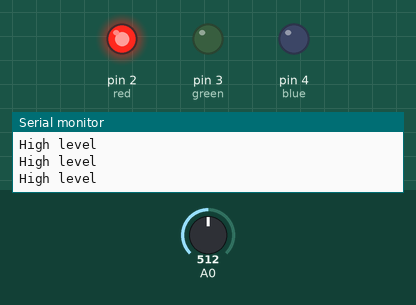
A sketch run on a simulated Arduino Uno, built with avr-gcc and run on an emulated ATmega328P. On the bench: output pins drawn as LEDs (lit = HIGH), the last lines printed to the serial monitor. The inputs (shaded band) are chosen by the test bench; at power-on: A0 = 512.

Above: at 1.2 s.
1.3 s: A0 set to 482
At 2.2 s:
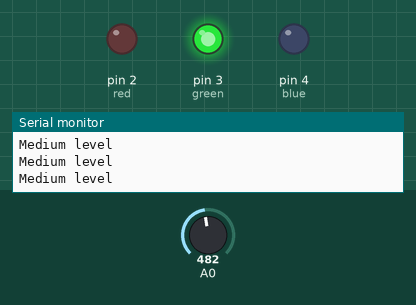
2.8 s: A0 set to 308
5.8 s: A0 set to 287
At 6.6 s:
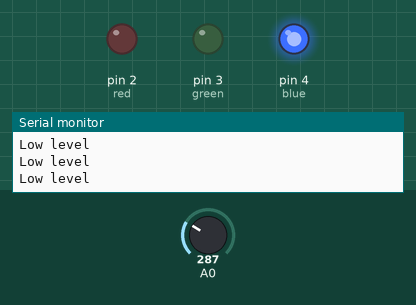
7.3 s: A0 set to 306
At 7.9 s:
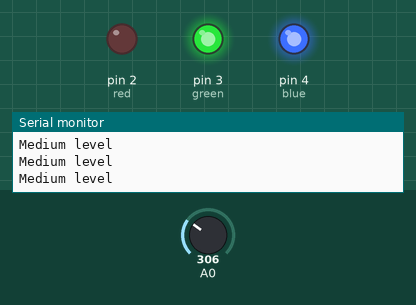
8.8 s: A0 set to 290
At 9.1 s:
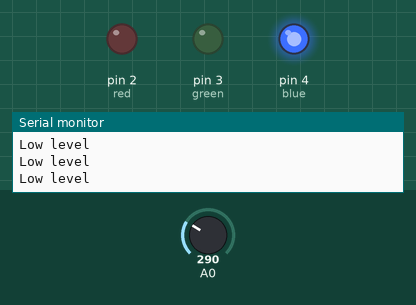
Timing chart, 0 to 11.3 s (numbered marks = the images above; inputs shaded):
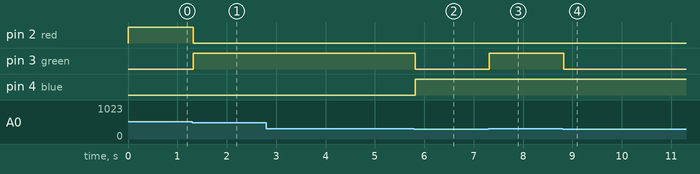

Measured:
- the behaviour switches between 501 and 500 on A0 (found by bisection; images 0 and 1)
- the behaviour switches between 301 and 300 on A0 (found by bisection; images 1 and 2)
- after the input at 1.3 s, pin 2 (red): HIGH → LOW at once; pin 3 (green): LOW → HIGH at once
- after the input at 5.8 s, pin 3 (green): HIGH → LOW at once; pin 4 (blue): LOW → HIGH at once
- after the input at 7.3 s, pin 3 (green): LOW → HIGH at once
- after the input at 8.8 s, pin 3 (green): HIGH → LOW at once

The sketch:

WaterLevelSensor.ino
```cpp
int red=2;
int green=3;
int blue=4;

void setup () {
  pinMode (red,OUTPUT);
  pinMode (green,OUTPUT);
  pinMode (blue,OUTPUT);
  Serial.begin (9600);}

void loop() {
  int value = analogRead(A0);

  if (value > 500) {
    Serial.println("High level");
    digitalWrite (red,HIGH);
    digitalWrite(green,LOW);
    digitalWrite(blue,LOW);}
  else if ((value > 300) && (value <= 500)) {
    Serial.println("Medium level");
    digitalWrite (green,HIGH);
    digitalWrite (red,LOW);
    }
  else{
    Serial.println("Low level");
    digitalWrite (blue,HIGH);
    digitalWrite (red,LOW);
    digitalWrite (green,LOW);
  delay(100);
  }
  }
```
